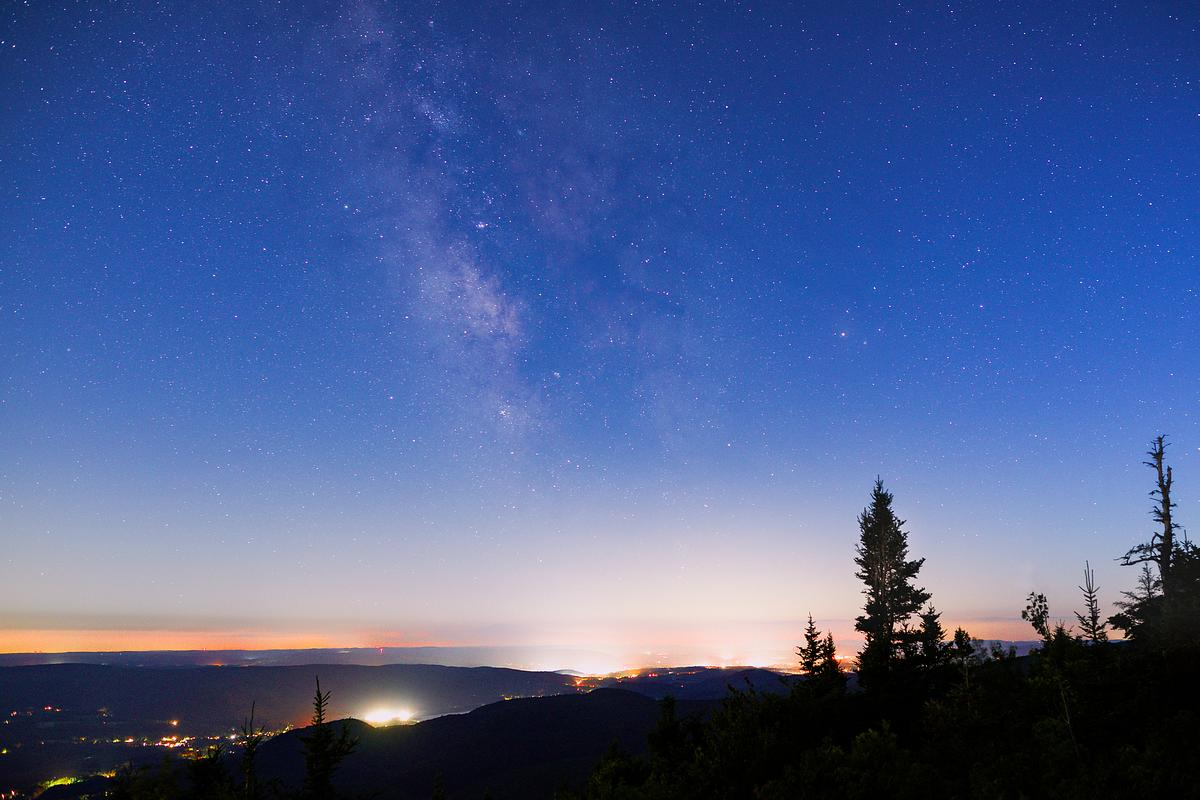
#> input picture Lab/anti_light.jpg, 1200 x 800 px, found by its file name
$ python 8_Histogram_equalization.py
#> lines starting #> are read from the running program, lines starting #| are printed output that depends on the picture
import cv2

# import Numpy
import numpy as np

# read a image using imread
img = cv2.imread('./Lab/anti_light.jpg', 0)
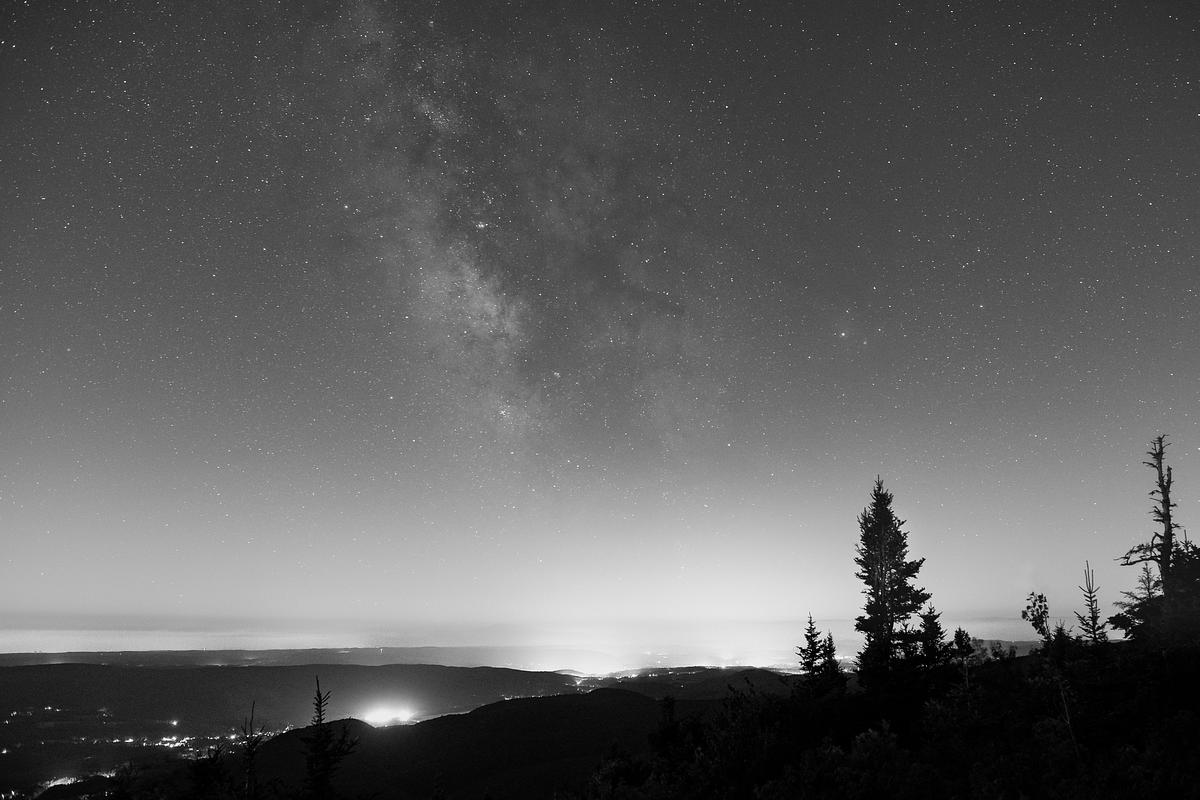
#> img: shape (800, 1200); min 0, max 255, mean 94
img = cv2.resize(img, (400, 300))
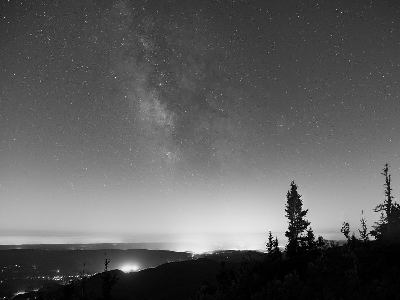
#> img: shape (300, 400); min 0, max 255, mean 94
cv2.imshow('input',img)

# creating a Histograms Equalization
# of a image using cv2.equalizeHist()
equ = cv2.equalizeHist(img)
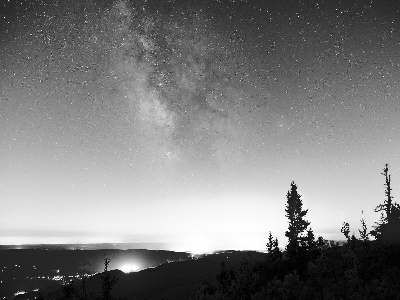
#> equ: shape (300, 400); min 0, max 255, mean 127.7

# stacking images side-by-side
#res = np.hstack((img, equ))

# show image input vs output
cv2.imshow('output',equ)

cv2.waitKey(0)
cv2.destroyAllWindows()

$ run again, with Lab/noisysalterpepper.png saved as Lab/anti_light.jpg
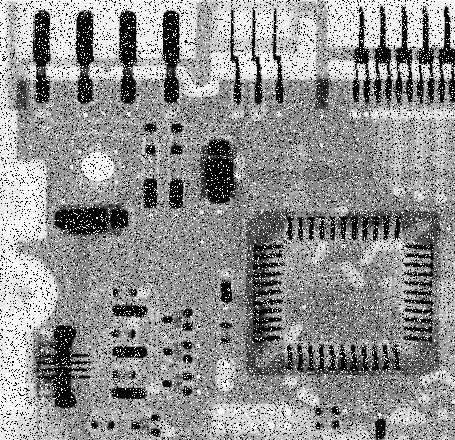
#> input picture Lab/noisysalterpepper.png, 455 x 440 px, found by its file name
#> img is the input picture: shape (440, 455); min 0, max 255, mean 144.1
#> `img = cv2.resize(img, (400, 300))`:
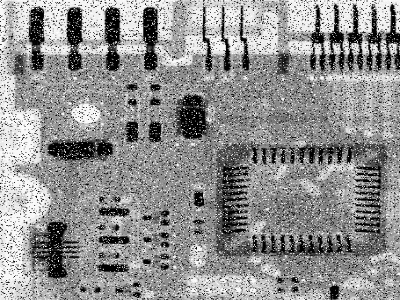
#> img: shape (300, 400); min 0, max 255, mean 144
#> `equ = cv2.equalizeHist(img)`:
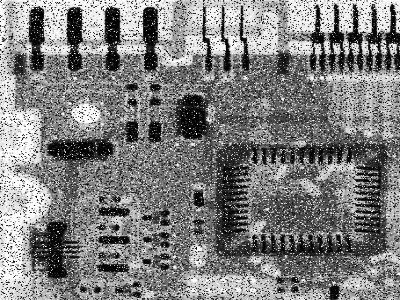
#> equ: shape (300, 400); min 0, max 255, mean 126.4
